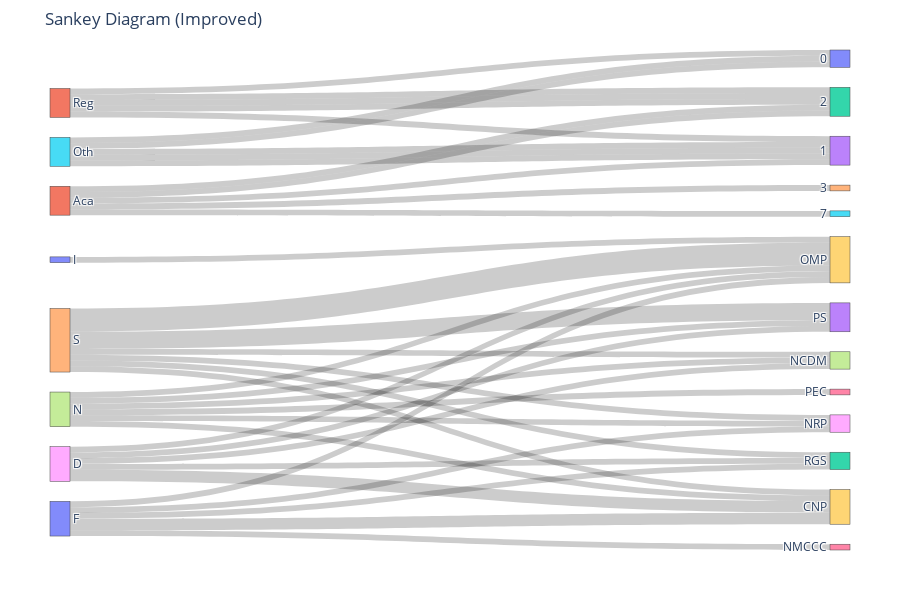

Notebook code for this chart:
### Code cell
import pandas as pd
import plotly.graph_objects as go


try:
    sankey_df = pd.read_csv('sankey_assignment.csv')
    print("CSV file loaded successfully!")
except FileNotFoundError:
    print("Error: 'sankey_assignment.csv' not found. Make sure the file is in the correct directory.")
    sankey_df = None


if sankey_df is not None:
    # Define sources, targets, and values
    sources, targets, values = [], [], []

    for col in sankey_df.columns[1:-3]:  
        for index, row in sankey_df.iterrows():
            sources.append(row['LABEL'])
            targets.append(col)
            values.append(row[col])

 
    for col in sankey_df.columns[-3:]:
        for index, row in sankey_df.iterrows():
            sources.append(col)
            targets.append(row[col])
            values.append(1)

    
    sankey = go.Figure(go.Sankey(
        node=dict(label=list(set(sources + targets))),
        link=dict(
            source=[list(set(sources + targets)).index(s) for s in sources],
            target=[list(set(sources + targets)).index(t) for t in targets],
            value=values
        )
    ))
   
    sankey.update_layout(
        title_text='Sankey Diagram (Improved)',
        font_size=12,
        margin=dict(l=50, r=50, t=50, b=50),
        height=600,
        width=900
    )

    sankey.show()

### Figure 1 — Plotly figure (JSON) as saved in the notebook; plotly's stock layout.template omitted (floating-point values rounded to 4 significant figures)
{"data": [{"link": {"source": [14, 20, 18, 7, 10, 14, 20, 18, 7, 10, 14, 20, 18, 7, 10, 14, 20, 18, 7, 10, 14, 20, 18, 7, 10, 14, 20, 18, 7, 10, 14, 20, 18, 7, 10, 14, 20, 18, 7, 10, 1, 1, 1, 1, 1, 11, 11, 11, 11, 11, 15, 15, 15, 15, 15], "target": [13, 13, 13, 13, 13, 9, 9, 9, 9, 9, 19, 19, 19, 19, 19, 8, 8, 8, 8, 8, 16, 16, 16, 16, 16, 6, 6, 6, 6, 6, 17, 17, 17, 17, 17, 12, 12, 12, 12, 12, 2, 2, 3, 2, 0, 5, 2, 4, 2, 3, 3, 0, 3, 3, 0], "value": [3, 0, 1, 1, 0, 4, 1, 1, 1, 1, 1, 2, 2, 1, 0, 1, 1, 0, 1, 0, 0, 1, 0, 0, 0, 0, 0, 0, 1, 0, 1, 0, 1, 1, 0, 1, 1, 1, 0, 0, 1, 1, 1, 1, 1, 1, 1, 1, 1, 1, 1, 1, 1, 1, 1]}, "node": {"label": [0, "Reg", 2, 1, 3, 7, "PEC", "N", "NRP", "OMP", "I", "Aca", "RGS", "PS", "S", "Oth", "NMCCC", "NCDM", "D", "CNP", "F"]}, "type": "sankey"}], "layout": {"font": {"size": 12}, "height": 600, "margin": {"b": 50, "l": 50, "r": 50, "t": 50}, "title": {"text": "Sankey Diagram (Improved)"}, "width": 900}}
